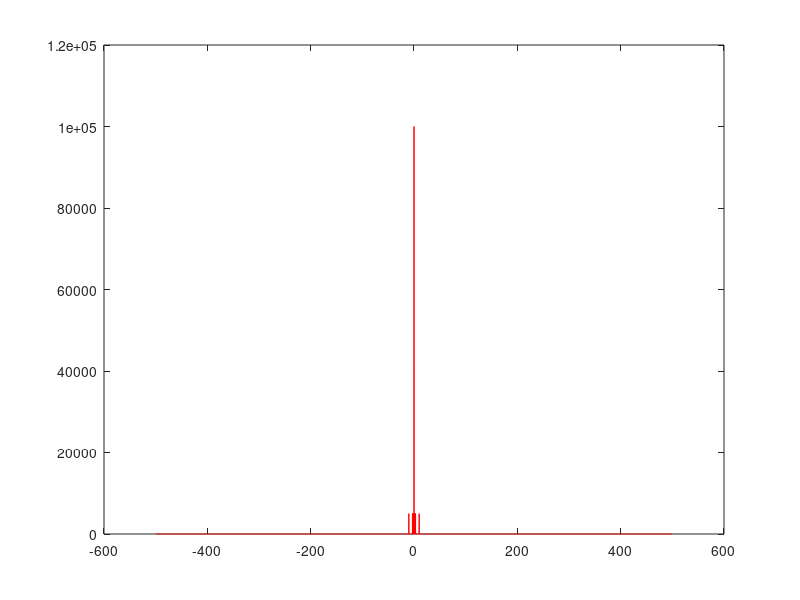

Source code (MATLAB):
%% fourier sinusoids
clear; close all;

%% create temporal signal
Ts=0.001; %second / sample
Fs=1/Ts; %sample / second
t=[0:Ts:10];% time samples in second
f=10.001; %freq in Hz
s1=sin(2*pi*f*t); %the samples

%% plot temporal signal
plot(s1);
xlabel('sample')
ylabel('value')

%%
plot(t,s1);
xlabel('time (sec)')
ylabel('value')
title('note 10 cycles per second')

%% calculate Fourier transform
S1=fft(s1);
whos %note: complex

%% plot spectrum
stem(abs(S1),'.'); 
xlabel('frequency')
ylabel('abs(S(f))');
title('spectrum sample')

%% Fixing the f axis - I
LS = length(S1);

% Fourier indices: 1,2,3,...,length(S1)
% Should be mapped to frequencies -Fs/2 to +Fs/2
%
% 1          ==> -Fs/2
% length(S1) ==> +Fs/2
%
%   "frequency" = m "index" + b;
% 
% -Fs/2 = m*1          + b  ==> m = -Fs/2 - b
% +Fs/2 = m*length(S1) + b  ==> Fs/2 = (-Fs/2-b)* LS + b
%                           ==> Fs/2 = -Fs/2*LS -b*LS +b
%                           ==> Fs(1/2+LS/2) = b*(1-LS)
%                           ==> b = Fs(1/2+LS/2)/(1-LS)
%                           ==> m = -Fs/2 - b                    
b =  Fs*(1/2+LS/2)/(1-LS);
m = -Fs/2 - b;
f = m * [1:LS] + b;

%%
% Or simply:
f=linspace(-Fs/2,Fs/2,length(S1));

plot(f,abs(S1));
xlabel('frequency');
ylabel('|S1(f)|');

%% Fixing the f axis - II

plot(f,fftshift(abs(S1)),'-');
xlabel('frequency');
ylabel('|S1(f)|');


%% Another sinusoid
f2=3; s2=sin(2*pi*f2*t);
S2=fft(s2);
hold on; plot(f,fftshift(abs(S2)),'r')

%% More...
f3=2.5; s3=sin(2*pi*f3*t);
f4=1.4; s4=sin(2*pi*f4*t);
f5=0.6; s5=sin(2*pi*f5*t);

sall=s1+s2+s3+s4+s5;
hold off;
plot(sall)

%% Let's add a "constant" 

SALL = fft(sall);
plot(f,fftshift(abs(SALL)),'r')

sall=sall+10;
SALL = fft(sall);
plot(f,fftshift(abs(SALL)),'r')